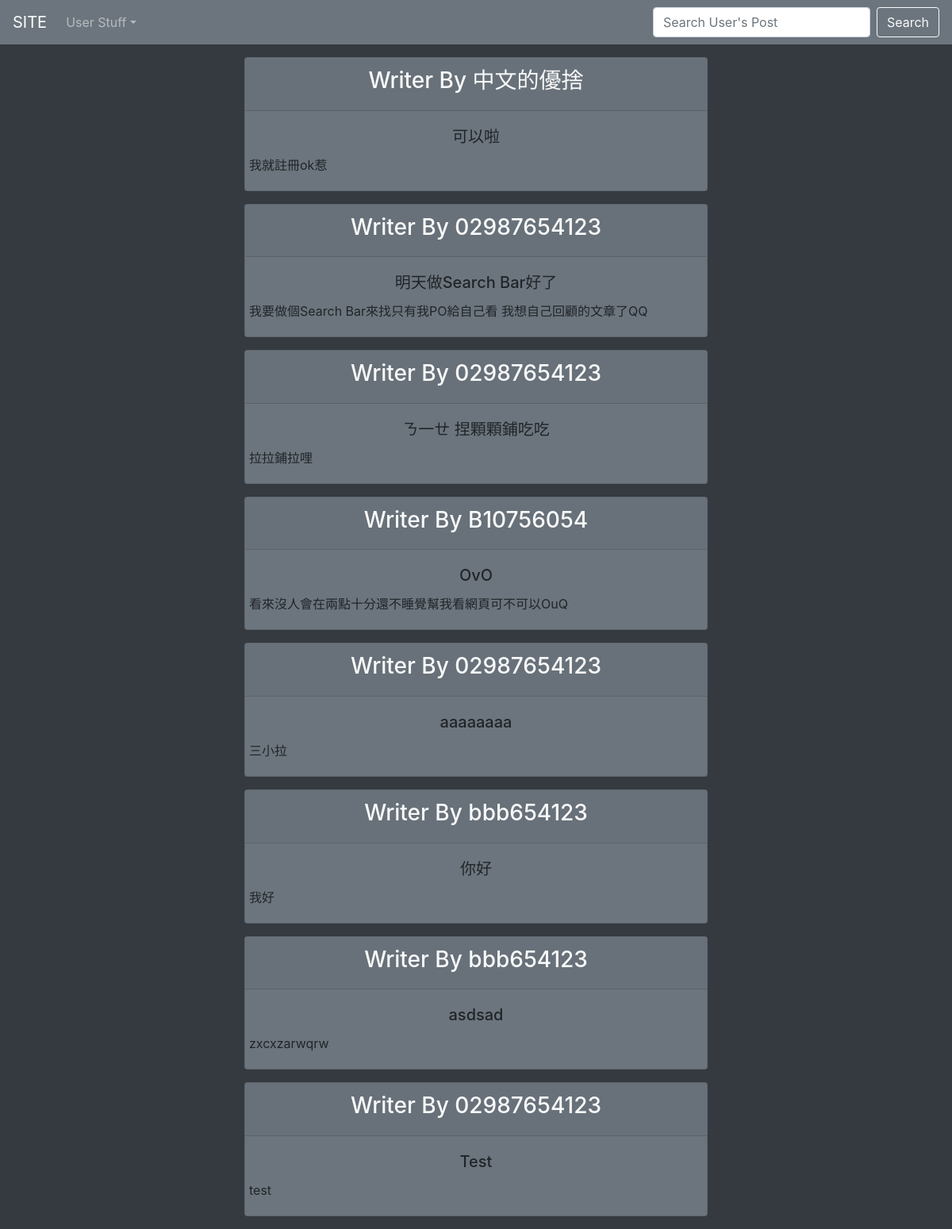
The page / on the database its author committed.
### main_site/models.py (models this page shows, shortened)
class userArticle(models.Model):
    id = models.AutoField(primary_key=True)
    USER = models.ForeignKey(User, on_delete = models.CASCADE,null= True)
    Article_writer = models.CharField(max_length = 255,null=True ,blank = True)
    Article_title = models.CharField(max_length = 255,null=True ,blank = True)
    Article = models.TextField(null=True,blank = True)

### main_site/views.py (the view)
# urls.py: path('',main,name = "index"),
def main(request):
    user_Article_data= userArticle.objects.all()
    if 'search' in request.GET:
        search = request.GET['search']
        user_Article_data = userArticle.objects.filter(Article_writer = search)
    return render(request,'main_site.html',{'user_Article_data':user_Article_data})

### templates/main_site.html (shortened to what this page needs)
<!doctype html>
<html lang="en">
  <head>
    <link rel="stylesheet" href="https://stackpath.bootstrapcdn.com/bootstrap/4.3.1/css/bootstrap.min.css">
  </head>
  <body class="bg-dark">
      <nav class="navbar sticky-top navbar-expand-sm navbar-dark bg-secondary">
            <a class="navbar-brand" href="/">SITE</a>
            <div class="collapse navbar-collapse" id="collapsibleNavId">
                <ul class="navbar-nav mr-auto mt-2 mt-lg-0">
                <li class="nav-item dropdown">
                    <a class="nav-link dropdown-toggle" href="#" id="dropdownId" data-toggle="dropdown" aria-haspopup="true" aria-expanded="false">User Stuff</a>
                </li>
                </ul>
                <form class="form-inline my-2 my-lg-0">
                  <input class="form-control mr-sm-2" type="search" name="search" id="search" placeholder="Search User's Post" aria-label="search">
                  <button class="btn btn-outline-light my-2 my-sm-0"  type="submit">Search</button>
                </form>
            </div>
      </nav>
      {% for user_Article in user_Article_data|slice:"::-1" %}
        <div style= "margin:1rem" class="row justify-content-center">
          <div class="col-sm-6">
            <div class="row card text-center bg-secondary">
                <div class="card-header text-light font-weight-bold">
                    <h3>Writer By {{user_Article.Article_writer}}<h3>
                </div>
                <div class="row">
                  <div class="card-body">
                    <h5 class="card-title">{{user_Article.Article_title}}</h5>
                    <p class="card-text text-lg-left">{{user_Article.Article}}</p>
                  </div>
                </div>
              </div>
            </div>
          </div>
        {% endfor %}
  </body>
</html>

### rows shown on the page
userArticle: Article_writer "中文的優捨", Article_title "可以啦", Article "我就註冊ok惹"
userArticle: Article_writer "02987654123", Article_title "明天做Search Bar好了", Article "我要做個Search Bar來找只有我PO給自己看 我想自己回顧的文章了QQ"
userArticle: Article_writer "02987654123", Article_title "ㄋ一ㄝ 捏顆顆鋪吃吃", Article "拉拉鋪拉哩"
userArticle: Article_writer "B10756054", Article_title "OvO", Article "看來沒人會在兩點十分還不睡覺幫我看網頁可不可以OuQ"
userArticle: Article_writer "02987654123", Article_title "aaaaaaaa", Article "三小拉"
userArticle: Article_writer "bbb654123", Article_title "你好", Article "我好"
userArticle: Article_writer "bbb654123", Article_title "asdsad", Article "zxcxzarwqrw"
userArticle: Article_writer "02987654123", Article_title "Test", Article "test"
